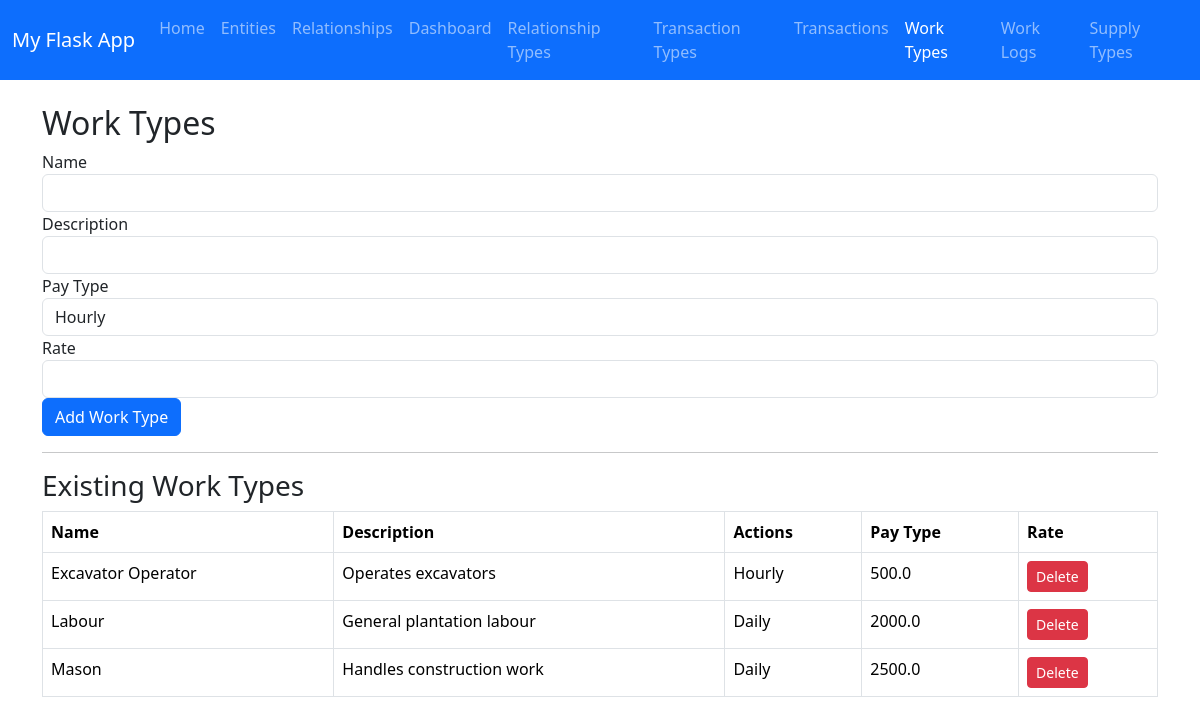
/worktypes, run on the app's committed database.
### app.py (models this page shows)
class WorkType(db.Model):
    id = db.Column(db.Integer, primary_key=True)
    name = db.Column(db.String(100), unique=True, nullable=False)
    description = db.Column(db.String(250))
    pay_type = db.Column(db.String(20), nullable=False)  # Hourly, Daily, Weekly, Monthly
    rate = db.Column(db.Float, nullable=False, default=0.0)

### app.py (the view, shortened to what this page needs)
@app.route("/worktypes", methods=["GET", "POST"])
def worktypes():
    worktypes = WorkType.query.all()
    return render_template("worktypes.html", title="Work Types", worktypes=worktypes)

### templates/worktypes.html (shortened to what this page needs)
{% extends "base.html" %}
{% block content %}
<h2>Work Types</h2>
<form method="post">
    <div class="form-group">
        <label>Name</label>
        <input class="form-control" type="text" name="name" required>
    </div>
    <div class="form-group">
        <label>Description</label>
        <input class="form-control" type="text" name="description">
    </div>
    <div class="form-group">
        <label>Pay Type</label>
        <select class="form-control" name="pay_type" required>
            <option value="Hourly">Hourly</option>
        </select>
    </div>
    <div class="form-group">
        <label>Rate</label>
        <input class="form-control" type="number" step="0.01" name="rate" required>
    </div>
    <button class="btn btn-primary" type="submit">Add Work Type</button>
</form>
<hr>
<h3>Existing Work Types</h3>
<table class="table table-bordered">
    <thead>
        <tr>
            <th>Name</th>
            <th>Description</th>
            <th>Actions</th>
            <th>Pay Type</th>
            <th>Rate</th>
        </tr>
    </thead>
    <tbody>
        {% for wt in worktypes %}
        <tr>
            <td>{{ wt.name }}</td>
            <td>{{ wt.description }}</td>
            <td>{{ wt.pay_type }}</td>
            <td>{{ wt.rate }}</td>
            <td>
                <form method="post" action="{{ url_for('delete_worktype', wt_id=wt.id) }}"
                      onsubmit="return confirm('Are you sure you want to delete this work type?');">
                    <button class="btn btn-danger btn-sm" type="submit">Delete</button>
                </form>
            </td>
        </tr>
        {% endfor %}
    </tbody>
</table>
{% endblock %}

### data on the page
WorkType: name "Excavator Operator", description "Operates excavators", pay_type "Hourly", rate "500.0"
WorkType: name "Labour", description "General plantation labour", pay_type "Daily", rate "2000.0"
WorkType: name "Mason", description "Handles construction work", pay_type "Daily", rate "2500.0"
